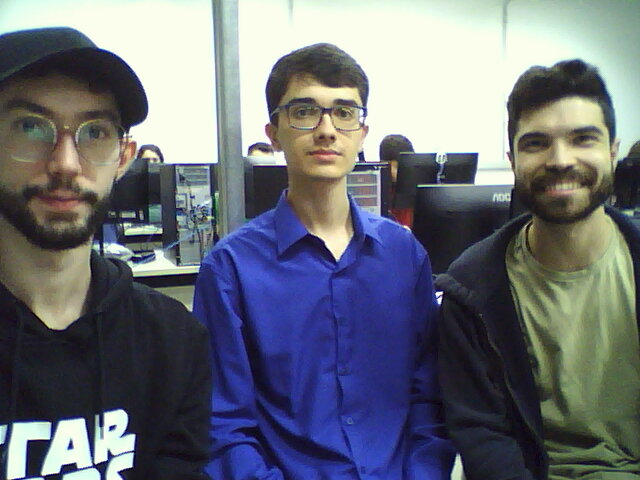
//> input picture Lab 7/Parte 1/foto_grupo.jpeg, 640 x 480 px
$ ./LAB07_parte1   (built with g++ and OpenCV 4)
//> lines starting //> are read from the running program, lines starting //| are printed output that depends on the picture; after the words box and inside, x2 and y2 are one past the last pixel; in counts of white or black regions, pixels touching at a corner belong together
#include "opencv2/objdetect.hpp"
#include "opencv2/highgui.hpp"
#include "opencv2/imgproc.hpp"
#include "opencv2/videoio.hpp"
#include <opencv2/core.hpp>
#include <opencv2/imgcodecs.hpp>
#include <iostream>

using namespace std;
using namespace cv;

void detectAndDisplay( Mat frame );

CascadeClassifier face_cascade;
CascadeClassifier eyes_cascade;

int main()
{

    String face_cascade_name = samples::findFile("haarcascade_frontalface_alt.xml");
    String eyes_cascade_name = samples::findFile("haarcascade_righteye_2splits.xml");

    if( !face_cascade.load( face_cascade_name ) )
    {
        cout << "--(!)Error loading face cascade\n";
        return -1;
    };
    if( !eyes_cascade.load( eyes_cascade_name ) )
    {
        cout << "--(!)Error loading eyes cascade\n";
        return -1;
    };


    Mat frame = imread("foto_grupo.jpeg", IMREAD_COLOR);
//> frame is the input picture: 480 rows x 640 cols, CV_8UC3; mean B, G, R 119.6, 110.7, 106.9

    if( frame.empty() )
    {
       printf("Sem imagem");
       return 0;
	}

     //-- 3. Apply the classifier to the frame

     detectAndDisplay( frame );

     if( waitKey(0) == 27 )
     {
       return 0; // escape
     }

	 int s = waitKey(0);
	 if( s == 's')
	 {
		 imwrite("Lab07_parte1.png", frame);
	 }

     return 0;
}

void detectAndDisplay(Mat frame )
{
    Mat frame_gray;
    cvtColor( frame, frame_gray, COLOR_BGR2GRAY );
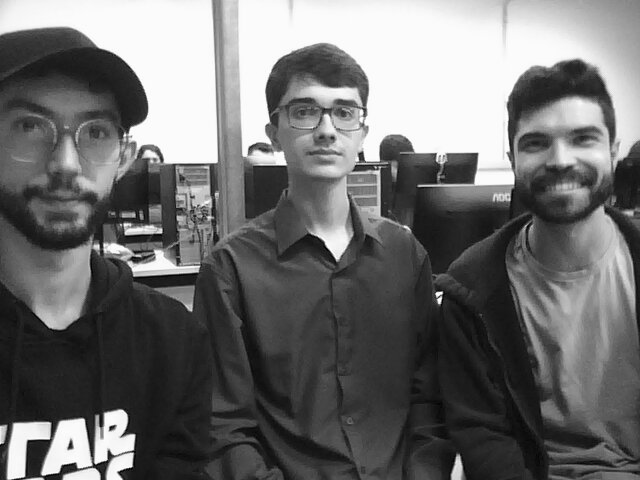
//> frame_gray: 480 rows x 640 cols, CV_8UC1; min 1, max 255, mean 110.5
    equalizeHist( frame_gray, frame_gray );
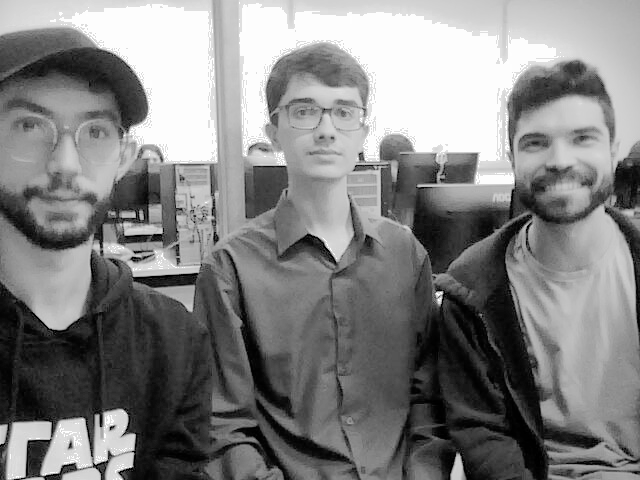
//> frame_gray: 480 rows x 640 cols, CV_8UC1; min 0, max 255, mean 129.9

    //-- Detect faces
    std::vector<Rect> faces;
    face_cascade.detectMultiScale( frame_gray, faces );
//> faces = 2 Rects (x, y, width, height): [273, 72, 104, 104], [502, 94, 117, 117]

    for ( size_t i = 0; i < faces.size(); i++ )
    {
        Point center( faces[i].x + faces[i].width/2, faces[i].y + faces[i].height/2 );
        ellipse( frame, center, Size( faces[i].width/2, faces[i].height/2 ), 0, 0, 360, Scalar( 255, 0, 255 ), 4 );

        Mat faceROI = frame_gray( faces[i] );

        //-- In each face, detect eyes
        std::vector<Rect> eyes;
        eyes_cascade.detectMultiScale( faceROI, eyes );

        for ( size_t j = 0; j < eyes.size(); j++ )
        {
            Point eye_center( faces[i].x + eyes[j].x + eyes[j].width/2, faces[i].y + eyes[j].y + eyes[j].height/2 );
            int radius = cvRound( (eyes[j].width + eyes[j].height)*0.25 );
            circle( frame, eye_center, radius, Scalar( 255, 0, 0 ), 4 );
        }
    }
//> this loop made 2 passes
//> center on passes 1 to 2: Point(325, 124), Point(560, 152)
//> pass 1, in detectAndDisplay, `Mat faceROI = frame_gray( faces[i] );`:
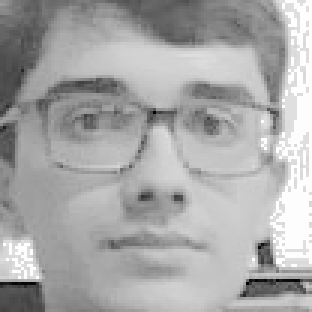
//> faceROI: 104 rows x 104 cols, CV_8UC1 (shown 3 times larger); min 2, max 255, mean 168.3
//> pass 2, in detectAndDisplay, `Mat faceROI = frame_gray( faces[i] );`:
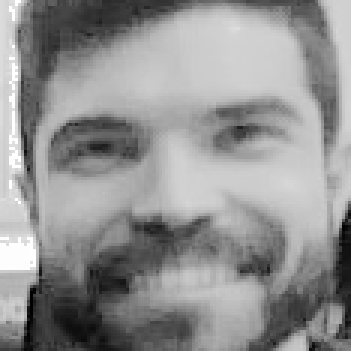
//> faceROI: 117 rows x 117 cols, CV_8UC1 (shown 3 times larger); min 0, max 255, mean 145.4
//> after the loop:
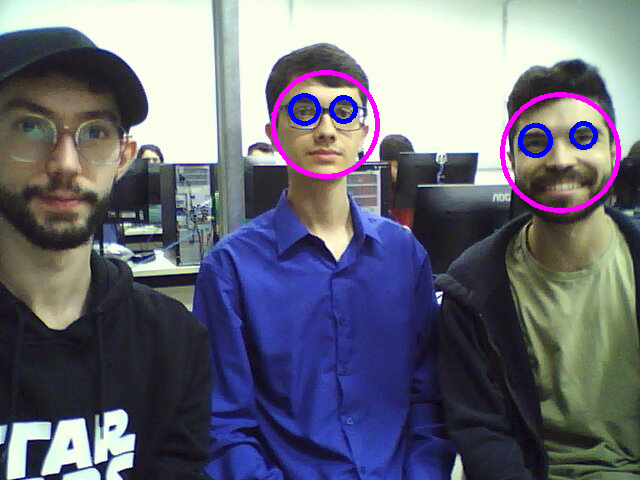
//> frame: 480 rows x 640 cols, CV_8UC3; 1.64% of pixels changed, all inside (x1, y1, x2, y2) = (271, 70, 621, 213)
//> the space key is pressed
//> the space key is pressed

    imshow("Display Image./LAB07",frame);
}
